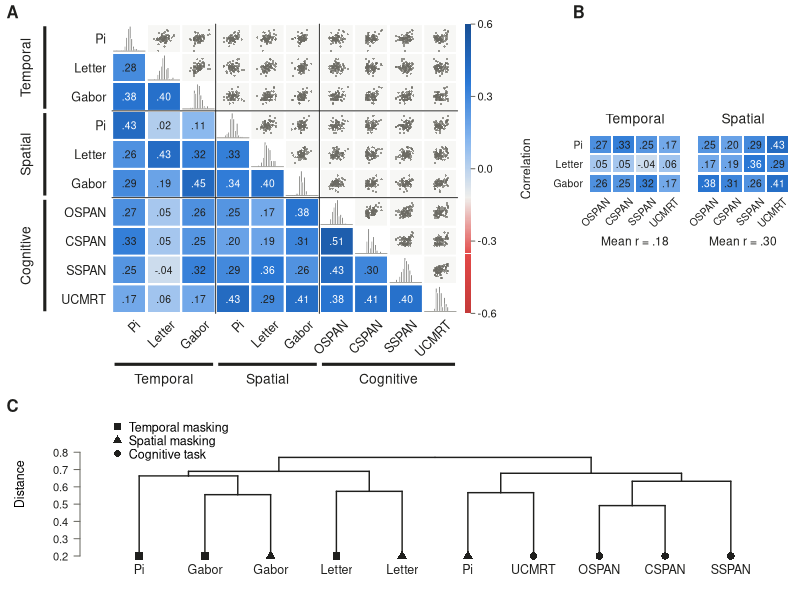
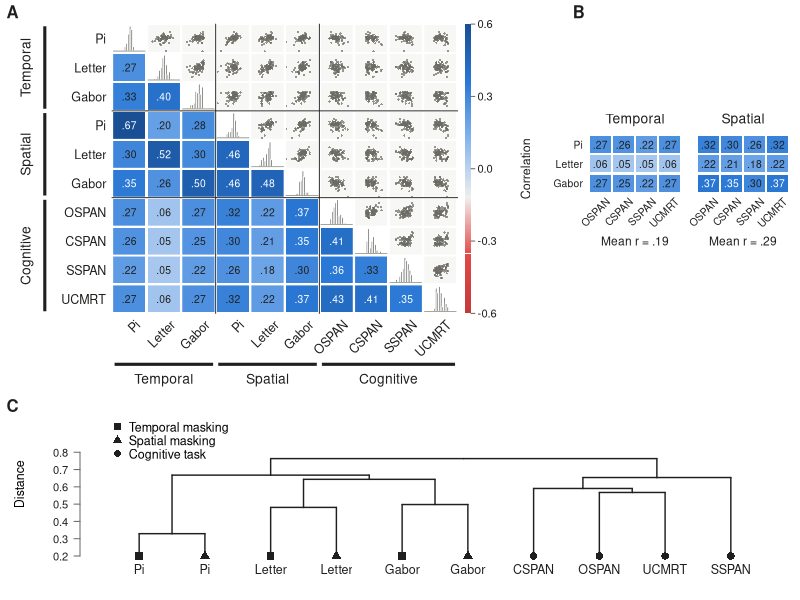
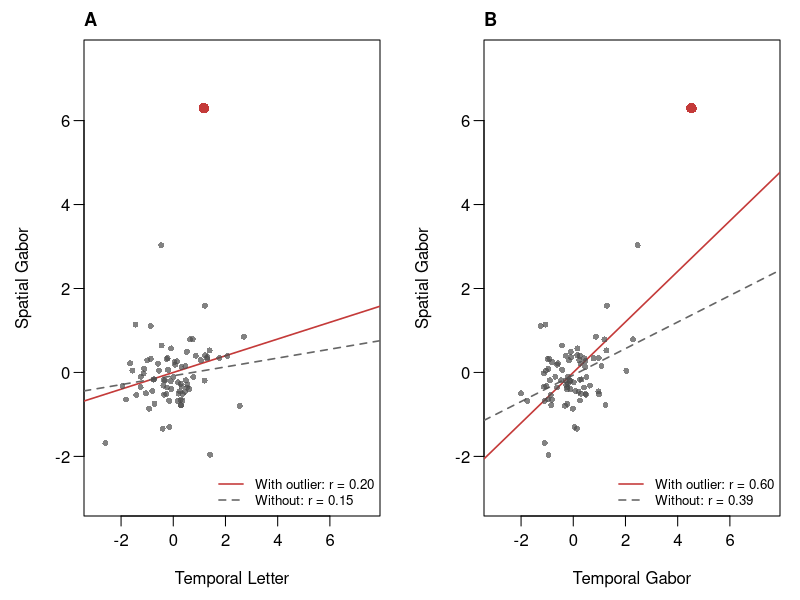

These charts were generated, in order, by the following R code:
## ---- chunk 1
ord <- c("TPi", "TLetter", "TGabor", "SPi", "SLetter", "SGabor",
         "OSpan", "CSpan", "Corsi", "Matrix")
lab <- c(TPi = "Pi", TLetter = "Letter", TGabor = "Gabor",
         SPi = "Pi", SLetter = "Letter", SGabor = "Gabor",
         OSpan = "OSPAN", CSpan = "CSPAN", Corsi = "SSPAN", Matrix = "UCMRT")
grp <- c(TPi = "T", TLetter = "T", TGabor = "T",
         SPi = "S", SLetter = "S", SGabor = "S",
         OSpan = "C", CSpan = "C", Corsi = "C", Matrix = "C")
grp_pch  <- c(T = 15, S = 17, C = 16)            # square, triangle, circle
grp_name <- c(T = "Temporal masking", S = "Spatial masking", C = "Cognitive task")
n <- length(ord)

## ---- Data ------------------------------------------------------------------
clean <- read.csv("Data/summary/all_scores_clean.csv", check.names = FALSE)
R_sum <- cor(clean[, ord], use = "pairwise.complete.obs")   # excluded scores are NA
Z_sum <- scale(clean[, ord])

R_sem <- as.matrix(read.csv("Data/summary/sem_corr_mean.csv", row.names = 1, check.names = FALSE))[ord, ord]
theta <- read.csv("Data/summary/sem_theta.csv", check.names = FALSE)
theta <- merge(theta, clean[, c("id", "OSpan", "CSpan", "Corsi", "Matrix")], by = "id")
Z_sem <- scale(theta[, ord])

## ---- Colours -------------------------------------------------------------
INK   <- "#1f1f1d"
MUTED <- "#6b6a63"
HIST  <- "#4a4a46"
PANEL <- "#f7f7f5"
pal   <- colorRampPalette(c("#c43a39", "#e34948", "#f0efec",
                            "#86b6ef", "#2a78d6", "#184f95"))(256)
lim   <- 0.6                                      # colour scale runs from -lim to +lim
r2col <- function(r) pal[round((pmin(pmax(r, -lim), lim) + lim) / (2 * lim) * 255) + 1]
txtcol <- function(fill) {
  rgb <- col2rgb(fill) / 255
  if (sum(c(0.2126, 0.7152, 0.0722) * rgb) < 0.45) "white" else INK
}
fmt_r <- function(r) sub("^(-?)0\\.", "\\1.", sprintf("%.2f", r))

## ---- Layout (inches) ------------------------------------------------------
Wt <- 12.5                     # total width
Hc <- 3.8                      # height of the dendrogram panel (C)
Ha <- 7.4                      # height of the top row (A and B)
print_w <- 6.5                 # printed width (inches) when included with out.width = "100%"
ps <- 12 * Wt / print_w        # pointsize: cex = 1 prints at 12 pt, the size of the caption
Ht <- Ha + Hc                  # total height
to_fig <- function(x1, x2, y1, y2) c(x1 / Wt, x2 / Wt, y1 / Ht, y2 / Ht)

## ---- A: full correlation matrix -------------------------------------------
draw_A <- function(R, Z) {
  y0 <- Hc + 1.55; mat_h <- Ha - 1.55 - 0.45; cs <- mat_h / n
  x0 <- 1.75; gap <- 0.018
  breaks <- seq(-4.5, 4.5, by = 0.5)
  for (i in seq_len(n)) for (j in seq_len(n)) {
    par(fig = to_fig(x0 + (j - 1) * cs + gap, x0 + j * cs - gap,
                     y0 + mat_h - i * cs + gap, y0 + mat_h - (i - 1) * cs - gap),
        new = TRUE, mar = c(0, 0, 0, 0))
    a <- ord[i]; b <- ord[j]
    if (i == j) {                                 # diagonal: histogram
      hist(pmin(pmax(Z[, a], -4.5), 4.5), breaks = breaks, col = HIST, border = "white",
           main = "", xlab = "", ylab = "", axes = FALSE)
      abline(h = 0, col = MUTED, lwd = 0.6)
    } else if (i > j) {                           # lower triangle: correlation
      plot.new(); plot.window(c(0, 1), c(0, 1), xaxs = "i", yaxs = "i")
      fill <- r2col(R[a, b])
      rect(0, 0, 1, 1, col = fill, border = NA)
      text(0.5, 0.5, fmt_r(R[a, b]), col = txtcol(fill), cex = 0.62)
    } else {                                      # upper triangle: scatter
      plot.new(); plot.window(c(-4.2, 4.2), c(-4.2, 4.2), xaxs = "i", yaxs = "i")
      rect(-4.2, -4.2, 4.2, 4.2, col = PANEL, border = NA)
      points(Z[, b], Z[, a], pch = 16, cex = 0.3, col = adjustcolor(MUTED, 0.7))
    }
  }
  # overlay in inch coordinates
  par(fig = c(0, 1, 0, 1), new = TRUE, mar = c(0, 0, 0, 0))
  plot.new(); plot.window(c(0, Wt), c(0, Ht), xaxs = "i", yaxs = "i")
  x_mid <- x0 + (seq_len(n) - 0.5) * cs; y_mid <- y0 + mat_h - (seq_len(n) - 0.5) * cs
  x_end <- x0 + n * cs
  text(x_mid + 0.08, y0 - 0.1, lab[ord], srt = 45, adj = c(1, 1), cex = 0.75, col = INK)
  text(x0 - 0.09, y_mid, lab[ord], adj = 1, cex = 0.75, col = INK)
  for (k in c(3, 6)) {
    segments(x0 + k * cs, y0, x0 + k * cs, y0 + mat_h, col = INK, lwd = 0.9)
    segments(x0, y0 + mat_h - k * cs, x_end, y0 + mat_h - k * cs, col = INK, lwd = 0.9)
  }
  blocks <- list(list(1, 3, "Temporal"), list(4, 6, "Spatial"),
                 list(7, 10, "Cognitive"))
  for (bk in blocks) {
    j1 <- bk[[1]]; j2 <- bk[[2]]
    xa <- x0 + (j1 - 1) * cs + 0.04; xb <- x0 + j2 * cs - 0.04; yb <- y0 - 0.95
    segments(xa, yb, xb, yb, lwd = 3, lend = 1, col = INK)
    text((xa + xb) / 2, yb - 0.3, bk[[3]], cex = 0.83, col = INK)
    ya <- y0 + mat_h - (j1 - 1) * cs - 0.04; yz <- y0 + mat_h - j2 * cs + 0.04; xl <- x0 - 1.05
    segments(xl, ya, xl, yz, lwd = 3, lend = 1, col = INK)
    text(xl - 0.28, (ya + yz) / 2, bk[[3]], srt = 90, cex = 0.83, col = INK)
  }
  cb_x <- x_end + 0.12; cb_w <- 0.09                                    # colour bar
  cb_y <- seq(y0, y0 + mat_h, length.out = length(pal) + 1)
  rect(cb_x, head(cb_y, -1), cb_x + cb_w, tail(cb_y, -1), col = pal, border = NA)
  ticks <- c(-0.6, -0.3, 0, 0.3, 0.6)
  ty <- y0 + (ticks + lim) / (2 * lim) * mat_h
  segments(cb_x + cb_w, ty, cb_x + cb_w + 0.06, ty, col = MUTED)
  text(cb_x + cb_w + 0.1, ty, sprintf("%.1f", ticks), adj = 0, cex = 0.67, col = INK)
  text(cb_x + cb_w + 0.85, y0 + mat_h / 2, "Correlation", srt = 90, cex = 0.75, col = INK)
  text(0.1, Ht - 0.1, "A", font = 2, cex = 1, adj = c(0, 1), col = INK)
}

## ---- B: masking x cognitive sub-matrices (3 x 4 each) ----------------------
## Left: temporal masking tasks vs. the four cognitive tasks; right: spatial masking
## tasks vs. the same four. The average of the 12 correlations is printed below each.
draw_B <- function(R) {
  pan <- list(Temporal = ord[1:3], Spatial = ord[4:6])   # rows of each panel
  cog <- ord[7:10]                                       # columns of each panel
  cs  <- 0.36                                            # cell size (inches)
  xs  <- c(9.20, 10.89)                                  # left edge of the two panels
  y0  <- 7.60                                            # bottom edge of the panels
  plot.window(c(0, Wt), c(0, Ht), xaxs = "i", yaxs = "i")
  for (p in 1:2) {
    S <- R[pan[[p]], cog, drop = FALSE]                  # 3 x 4 block of correlations
    for (i in 1:3) for (j in 1:4) {
      xl <- xs[p] + (j - 1) * cs; yt <- y0 + (4 - i) * cs
      fill <- r2col(S[i, j])
      rect(xl + 0.02, yt - cs + 0.02, xl + cs - 0.02, yt - 0.02, col = fill, border = NA)
      text(xl + cs / 2, yt - cs / 2, fmt_r(S[i, j]), col = txtcol(fill), cex = 0.62)
    }
    xc <- xs[p] + 2 * cs                                 # panel centre
    text(xs[p] + (1:4 - 0.5) * cs + 0.07, y0 - 0.08, lab[cog],
         srt = 45, adj = c(1, 1), cex = 0.62, col = INK)           # column labels
    text(xc, y0 + 3 * cs + 0.28, names(pan)[p], cex = 0.83, col = INK)   # panel title
    text(xc, y0 - 0.90, paste0("Mean r = ", fmt_r(mean(S))), cex = 0.72, col = INK)
  }
  text(xs[1] - 0.1, y0 + (3:1 - 0.5) * cs, lab[pan[[1]]], adj = 1, cex = 0.62, col = INK)  # row labels
  text(8.95, Ht - 0.1, "B", font = 2, cex = 1, adj = c(0, 1), col = INK)
}

## ---- C: hierarchical clustering ---------------------------------------------
draw_C <- function(R, y_lo, h_max) {                                      # shared axis range across figures
  hc   <- hclust(as.dist(1 - R), method = "average")
  dend <- reorder(as.dendrogram(hc), wts = seq_len(n), agglo.FUN = mean)   # follows the order in ord; masking tasks to the left
  leaves <- ord[order.dendrogram(dend)]
  y_hi <- h_max + 0.26                                                      # headroom for the legend
  par(fig = to_fig(0, Wt, 0, Hc), new = TRUE, mar = c(2.2, 4, 0.8, 0.5), xpd = FALSE, yaxs = "i")
  plot(dend, leaflab = "none", ylim = c(y_lo, y_hi), yaxt = "n", edgePar = list(col = INK, lwd = 1.4))
  axis(2, at = seq(y_lo, h_max + 0.06, by = 0.10), las = 1, cex.axis = 0.67,
       col = MUTED, col.axis = INK, tcl = -0.3, mgp = c(3, 0.6, 0))
  mtext("Distance", side = 2, line = 2.6, cex = 0.75)
  par(xpd = NA)
  points(seq_len(n), rep(y_lo, n), pch = grp_pch[grp[leaves]], cex = 1, col = INK)
  text(seq_len(n), y_lo - 0.09 * (y_hi - y_lo), lab[leaves], cex = 0.75, col = INK)
  legend(x = 0.5, y = y_hi, xjust = 0, yjust = 1, legend = grp_name, pch = grp_pch,
         col = INK, bty = "n", cex = 0.75, pt.cex = 0.9, y.intersp = 0.9)
  par(fig = c(0, 1, 0, 1), new = TRUE, mar = c(0, 0, 0, 0), xpd = NA)
  plot.new(); plot.window(c(0, Wt), c(0, Ht), xaxs = "i", yaxs = "i")
  text(0.1, Hc - 0.05, "C", font = 2, cex = 1, adj = c(0, 1), col = INK)
}

make_figure <- function(R, Z, out_file, y_lo, h_max) {
  png(out_file, width = Wt, height = Ht, units = "in", res = 300, pointsize = ps)
  par(mar = c(0, 0, 0, 0), oma = c(0, 0, 0, 0)); plot.new()
  draw_A(R, Z)
  draw_B(R)
  draw_C(R, y_lo, h_max)
  dev.off()
}

# shared y-axis range for panel C in both figures
heights <- c(hclust(as.dist(1 - R_sum), method = "average")$height,
             hclust(as.dist(1 - R_sem), method = "average")$height)
y_lo  <- floor((min(heights) - 0.05) * 10) / 10
h_max <- max(heights)

make_figure(R_sum, Z_sum, "Figure/summary.png", y_lo, h_max)   # summary scores
make_figure(R_sem, Z_sem, "Figure/sem.png", y_lo, h_max)   # model estimates
## ---- chunk 2
all_scores <- read.csv("Data/summary/all_scores.csv", check.names = FALSE)
out_file   <- "Figure/leverage.png"
perc_tasks <- c("TLetter", "TGabor", "TPi", "SLetter", "SGabor", "SPi")
lab <- c(TLetter = "Temporal Letter", TGabor = "Temporal Gabor", TPi = "Temporal Pi",
         SLetter = "Spatial Letter",  SGabor = "Spatial Gabor",  SPi = "Spatial Pi")

# log thresholds, z-scored within task (same scale as the SD screen)
Z <- all_scores
Z[perc_tasks] <- lapply(log(all_scores[perc_tasks]), function(x) as.numeric(scale(x)))

outlier_id <- 21
panels <- list(A = c("TLetter", "SGabor"),   # outlier on one task only: little leverage
               B = c("TGabor",  "SGabor"))   # outlier on both tasks: high leverage

png(out_file, width = 8, height = 4, units = "in", res = 300)
par(mfrow = c(1, 2), mar = c(4.2, 4.2, 2, 1), mgp = c(2.6, 0.7, 0))
for (p in names(panels)) {
  x <- Z[[panels[[p]][1]]]; y <- Z[[panels[[p]][2]]]
  out   <- Z$id == outlier_id
  r_all <- cor(x, y); r_wo <- cor(x[!out], y[!out])

  plot(x, y, type = "n", xlim = c(-3, 7.5), ylim = c(-3, 7.5), las = 1,
       xlab = paste(lab[panels[[p]][1]]), ylab = paste(lab[panels[[p]][2]]))
  abline(lm(y ~ x), col = "#c43a39", lwd = 1.6)                          # with the outlier
  abline(lm(y[!out] ~ x[!out]), col = "grey40", lwd = 1.6, lty = 2)     # without the outlier
  points(x[!out], y[!out], pch = 16, cex = 0.8, col = adjustcolor("grey30", 0.7))
  points(x[out],  y[out],  pch = 16, cex = 1.4, col = "#c43a39")
  legend("bottomright", bty = "n", cex = 0.8,
         legend = c(sprintf("With outlier: r = %.2f", r_all), sprintf("Without: r = %.2f", r_wo)),
         col = c("#c43a39", "grey40"), lty = c(1, 2), lwd = 1.6)
  mtext(p, side = 3, line = 0.5, adj = 0, font = 2, cex = 1.1)
}
dev.off()
